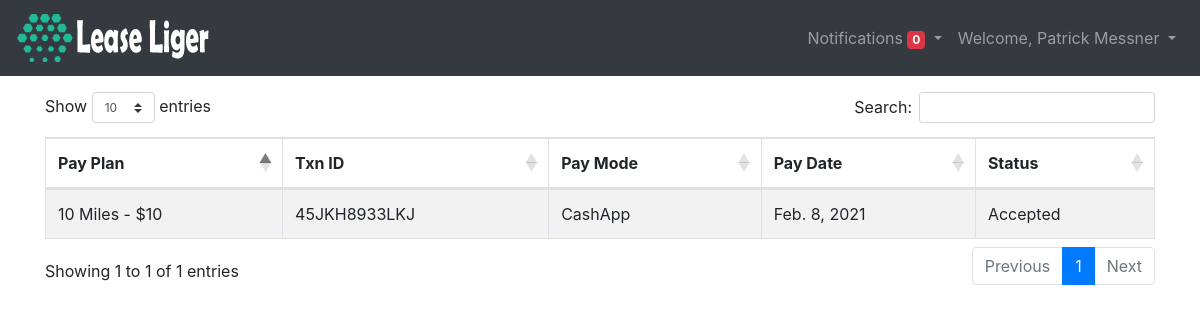
The app's page /administration/customer/paymenthistory/ (signed in) with its own data.
### rentadmin/models.py (models this page shows, shortened)
class Payments(models.Model):
    MODE = (
        ('CashApp', 'CashApp'),
        ('PayPal', 'PayPal'),
        ('Card', 'Card'),
    )
    PAYER = (
        ('Customer', 'Customer'),
        ('Renter', 'Renter'),
    )
    PAYFOR = (
        ('Weekly Payment', 'Weekly Payment'),
        ('Buy Miles', 'Buy Miles'),
        ('Gig Ride', 'Gig Ride'),
        ('Car Reservation', 'Car Reservation'),
    )
    PLAN = (
        ('5', '5 Miles - 5 USD'),
        ('10', '10 Miles - 10 USD'),
        ('15', '15 Miles - 15 USD'),
        ('20', '20 Miles - 20 USD'),
    )
    paymentid = models.AutoField(primary_key=True)
    payerid = models.IntegerField()
    pay_plan = models.CharField(max_length=200,choices=PLAN,null=True)
    pay_amount = models.DecimalField(null=True,decimal_places=2,max_digits=7)
    payer_type = models.CharField(max_length=200,choices=PAYER)
    pay_mode = models.CharField(max_length=200,choices=MODE)
    paid_for = models.CharField(max_length=200,choices=PAYFOR)
    gig = models.ForeignKey(Customergig, on_delete=models.SET_NULL,null=True)
    car = models.ForeignKey(Car, on_delete=models.SET_NULL,null=True)
    payment_date = models.DateField()
    txnid = models.CharField(max_length=200,default="N/A")
    status = models.CharField(max_length=200,default="Pending")
    date_created = models.DateTimeField(auto_now_add=True, null=True)

### rentadmin/decorators.py (the view)
        def wrapper_func(request,*args,**kwargs):
            group = None
            if request.user.groups.exists():
                group = request.user.groups.all()[0].name
            if group in allowed_roles:
                return view_func(request,*args,**kwargs)
            else:
                messages.info(request, 'Unauthorized Access')
                return redirect('userlogout')

### rentadmin/views.py (called while the page is built)
@login_required(login_url='userlogin')
@allowed_users(allowed_roles=['customer'])
def payment_history(request):
    userid = request.user.id
    payment = Payments.objects.filter(payerid=userid)
    return render(request,"customer/paymenthistory.html",{'payment': payment})

### rentadmin/templates/customer/paymenthistory.html (shortened to what this page needs)
{% extends 'customer/customer_layout.html' %}
{% block content %}
{% load static %}
<div class="container mt-3">
    <table id="example" class="table table-striped table-bordered" style="width:100%">
        <thead>
            <tr>
                <th>Pay Plan</th>
                <th>Txn ID</th>
                <th>Pay Mode</th>
                <th>Pay Date</th>
                <th>Status</th>
            </tr>
        </thead>
        <tbody>
            {% for item in payment %}
            <tr>
                <td>{{ item.pay_plan }} Miles - ${{ item.pay_plan }}</td>
                <td>{{ item.txnid }}</td>
                <td>{{ item.pay_mode }}</td>
                <td>{{ item.payment_date }}</td>
                <td>{{ item.status }}</td>
            </tr>
            {% endfor %}
        </tbody>
    </table>
</div>
{% endblock %}

### rentadmin/templates/customer/navbar.html (shortened to what this page needs)
{% load static %}
<nav class="navbar navbar-expand-lg navbar-dark bg-dark">
  <a class="navbar-brand" href="{% url 'customerhome' %}"><img src="{% static 'images/logo.png' %}"></a>
  <div class="collapse navbar-collapse" id="navbarSupportedContent">
    <ul class="navbar-nav ml-auto">
      <li class="nav-item dropdown">
        <a class="nav-link dropdown-toggle" href="#" id="notifyDropdown" role="button" data-toggle="dropdown" aria-haspopup="true" aria-expanded="false">
          Notifications <span class="badge badge-danger">{{ notify|length }}</span>
        </a>
      </li>
      <li class="nav-item dropdown">
        <a class="nav-link dropdown-toggle" href="#" id="navbarDropdown" role="button" data-toggle="dropdown" aria-haspopup="true" aria-expanded="false">
          Welcome, {{ request.user.first_name }} {{ request.user.last_name }}
        </a>
      </li>
    </ul>
  </div>
</nav>

### records on screen
Payments: pay_plan "10", txnid "45JKH8933LKJ", pay_mode "CashApp", payment_date "Feb. 8, 2021", status "Accepted"

### other values on screen
{{ notify|length }} "0"
{{ request.user.first_name }} "Patrick"
{{ request.user.last_name }} "Messner"
